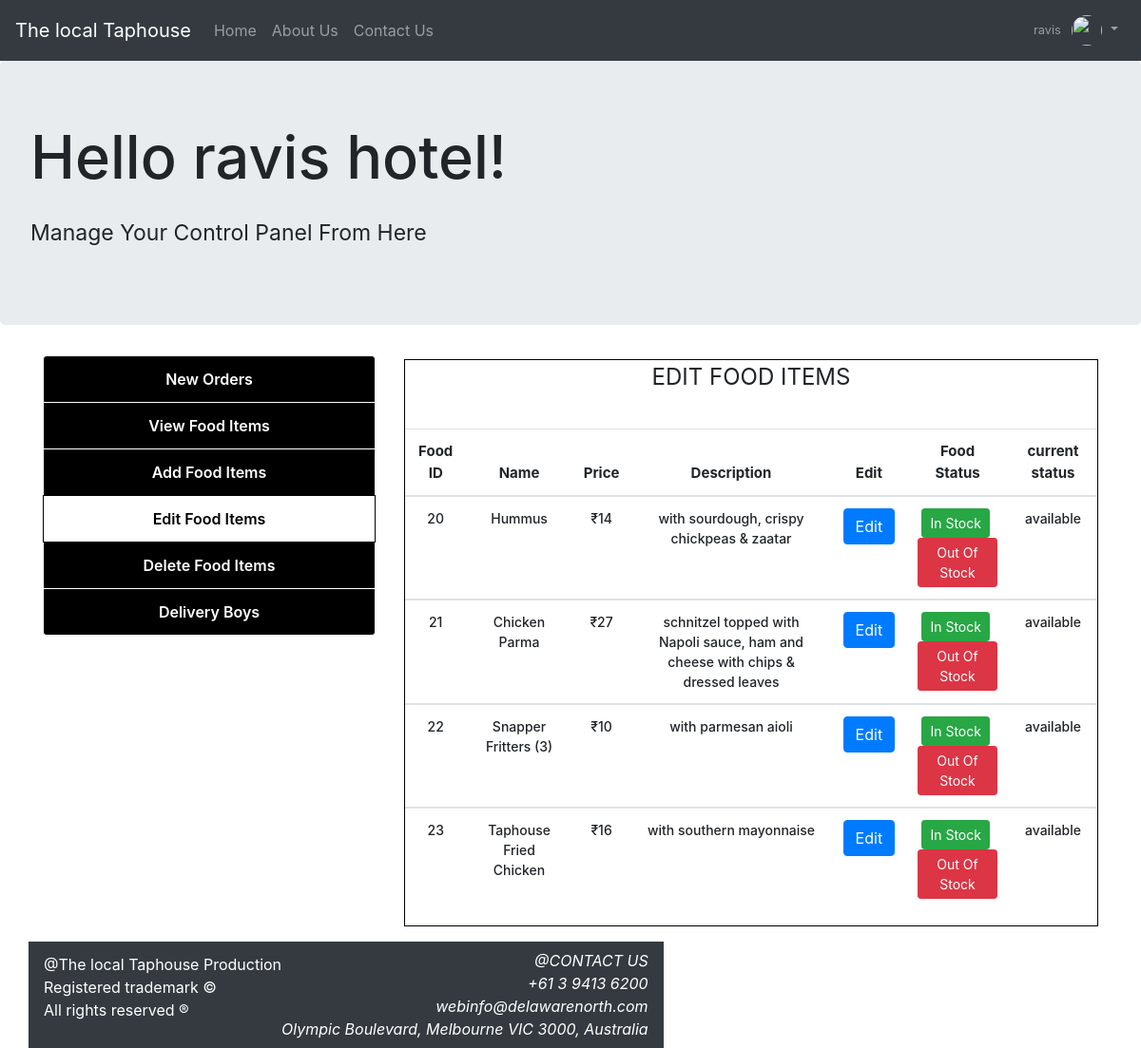
/meditfood.php (signed in), run on the app's committed database.
### tables this page shows
CREATE TABLE `foodlist` (
  `ftype` varchar(10) not null,
  `fid` int(11) NOT NULL,
  `fname` varchar(30) NOT NULL,
  `fprice` varchar(15) NOT NULL,
  `fdescription` varchar(100) NOT NULL,
  `fimage` varchar(125) NOT NULL,
  `manager` varchar(45) NOT NULL,
  `foodstatus` varchar(30) NOT NULL,
  `frestaurents` varchar(50) NOT NULL
);

### meditfood.php (the view, shortened to what this page needs)
<?php
  include "inc/dbh.inc.php";
?>
<!DOCTYPE html>
<html>
<head>
  <link rel="stylesheet" type="text/css" href="css/bootstrap.min.css">
  <link rel="stylesheet" type="text/css" href="css/main.css">
</head>
<body>
    <nav class="navbar navbar-expand-lg navbar-dark bg-dark">
  <a class="navbar-brand" href="index.php">The local Taphouse </a>
  <div class="collapse navbar-collapse" id="navbarSupportedContent">
    <ul class="navbar-nav mr-auto">
      <li class="nav-item">
        <a class="nav-link" href="index.php">Home</a>
      </li>
      <li class="nav-item">
        <a class="nav-link" href="aboutus.php">About Us</a>
      </li>
      <li class="nav-item">
        <a class="nav-link " href="#contact">Contact Us</a>
      </li>
    </ul>
    <ul class="navbar-nav ml-auto">
      <li class="nav-item dropdown no-arrow">
        <a class="nav-link dropdown-toggle" href="#" id="userDropdown" role="button" data-toggle="dropdown" aria-haspopup="true" aria-expanded="false">
          <span class="mr-2 d-none d-lg-inline text-gray-600 small">
            <?php echo $_SESSION['u_name']; ?>
          </span>
          <img class="img-profile rounded-circle" src="https://source.unsplash.com/QAB-WJcbgJk/60x60" style="height: 2rem; width: 2rem;">
        </a>
      </li>
    </ul>
  </div>
</nav>
<div class="jumbotron">
	<h1 style="font-size: 63px;">Hello <?php echo $_SESSION['rname']; ?>!</h1>
	<p class="pt-3" style="font-size: 23px;">Manage Your Control Panel From Here</p>
</div>
  <div class="container">
   	<div class="row">
   	  <div class="col-md-4 pb-3">
            <div class="mylist list-group">
              <a href="liveorders.php" class="list-group-item">New Orders</a>
              <a href="mviewfood.php" class="list-group-item ">View Food Items</a>
              <a href="maddfood.php" class="list-group-item ">Add Food Items</a>
              <a href="meditfood.php" class="list-group-item active">Edit Food Items</a>
              <a href="mdeletefood.php" class="list-group-item ">Delete Food Items</a>
              <a href="deliveryboy.php" class="list-group-item ">Delivery Boys</a>
            </div>
      </div>
       <div class="col-md-8 pt-1 pb-3">
           <legend class="text-center" style="border:1px solid black; width: 100%; margin: 0 auto;">
            <center style="text-transform: uppercase;">Edit Food Items</center>
            <br>
                <table class="table table-responsive-md mytbl text-center">
                <thead>
                <tr>
                <th><b>Food ID</b></th>
                <th><b>Name</b></th>
                <th><b>Price</b></th>
                <th><b>Description</b></th>
                <th><b>Edit</b></th>
                <th><b>Food Status</b></th>
                <th><b>current status</b></th>
                </tr>
                </thead>
                <?php
                 $manager = $_SESSION['u_name'];
                 $sql = "select * from foodlist where manager = '$manager';";
                 $result = mysqli_query($con, $sql);
                 $resultcheck = mysqli_num_rows($result);
                 if ($resultcheck > 0) {
                 while ($row = mysqli_fetch_assoc($result)) {
                 ?>
                <tbody>
                <tr>
                <td><?php echo $row['fid']; ?></td>
                <td><?php echo $row['fname']; ?></td>
                <td>&#8377;<?php echo $row['fprice']; ?></td>
                <td><?php echo $row['fdescription']; ?></td>
                <td><a class="btn btn-primary" href="mupdatefood.php?id=<?php echo $row['fid']; ?>" >Edit</a></td>
                <td><a class="btn btn-sm btn-success" href="?add=available&id=<?php echo $row['fid']; ?>">In Stock</a>&nbsp;
                 <a class="btn btn-sm btn-danger" href="?type=notavailable&id=<?php echo $row['fid']; ?>">Out Of Stock</a></td>
                 <td><?php echo $row['foodstatus']; ?></td>
                </tr>
                 <?php } } ?>
                </tbody>
               </table>
           </legend>
     </div>
<?php
 include 'footer.php';
?>

### css/main.css (style rules this page uses)
html,body { height: 93%; width: 100%; }
.mylist a { text-align: center; text-decoration: none; background-color: black; color: white; border: 1px solid white; font-weight: 600; }
.list-group-item.active { background-color: white !important; color: black; border: 1px solid black; }
.mytbl th { font-size: 15px; font-weight: 500; margin: 0 auto; }
.mytbl td { font-size: 14px; font-weight: 500; }

### data on the page
foodlist: fid "20", fname "Hummus", fprice "14", fdescription "with sourdough, crispy chickpeas & zaatar", foodstatus "available"
foodlist: fid "21", fname "Chicken Parma", fprice "27", fdescription "schnitzel topped with Napoli sauce, ham and cheese with chips & dressed leaves", foodstatus "available"
foodlist: fid "22", fname "Snapper Fritters (3)", fprice "10", fdescription "with parmesan aioli", foodstatus "available"
foodlist: fid "23", fname "Taphouse Fried Chicken", fprice "16", fdescription "with southern mayonnaise", foodstatus "available"

### other printed values
$_SESSION['u_name'] "ravis"
$_SESSION['rname'] "ravis hotel"
